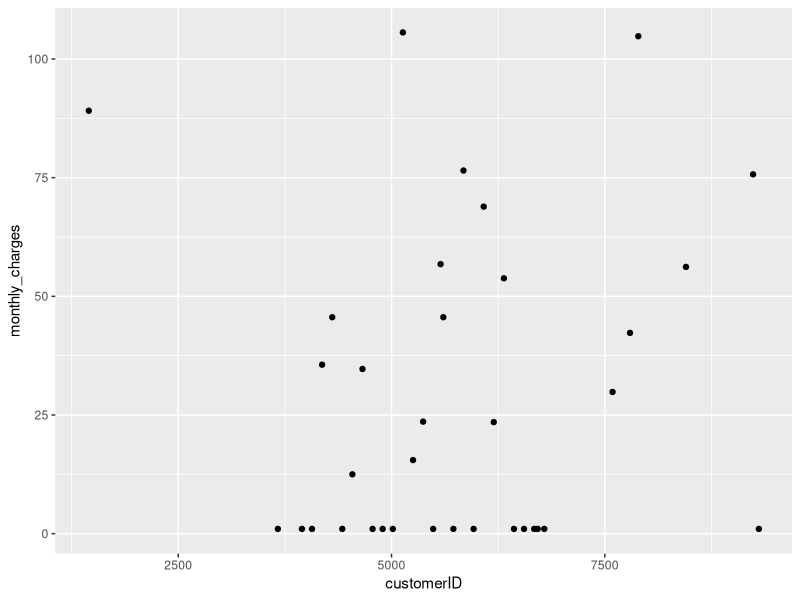
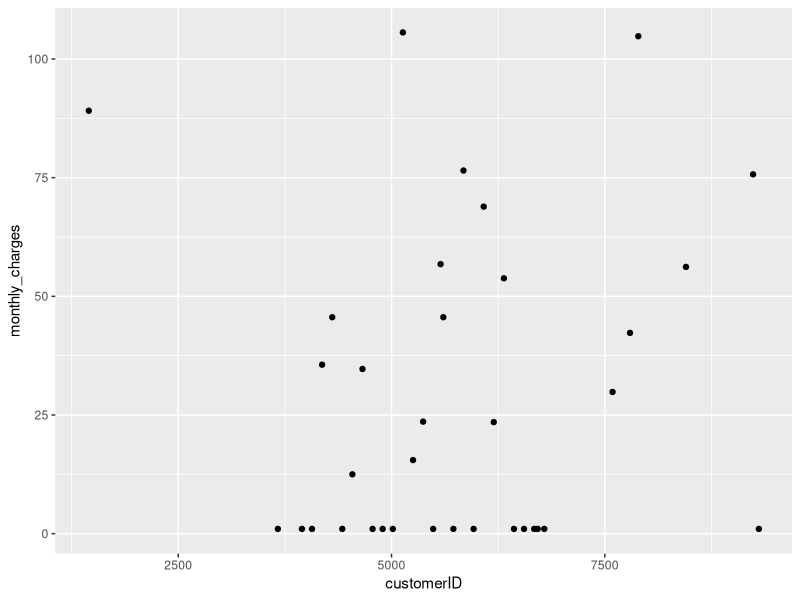

The R source for these figures, in order:
## ---- chunk 1
library(tidyverse)
## ---- chunk 2
comms_data <- read_csv("data/telecom_data.csv")
comms_data
## ---- chunk 3
comms_data %>% 
  filter(is.na(monthly_charges))
## ---- chunk 4
comms_data %>% 
  summarise(count = sum(is.na(monthly_charges)))
## ---- chunk 5
comms_data %>% 
  drop_na() # can specify a particular column if required, otherwise drops all NAs
## ---- chunk 6
comms_data_imputed_median <- comms_data %>% 
  mutate(monthly_charges = coalesce(monthly_charges, median(monthly_charges), na.rm = TRUE))
comms_data_imputed_median
# coalesce looks for missing values and replaces with what you tell it to
## ---- chunk 7
comms_data_imputed_mean <- comms_data %>% 
  mutate(monthly_charges = coalesce(monthly_charges, mean(monthly_charges), na.rm = TRUE))
comms_data_imputed_mean
# mean this time
## ---- chunk 8
ggplot(comms_data_imputed_median, aes(customerID, monthly_charges)) + geom_point()
## ---- chunk 9
ggplot(comms_data_imputed_mean, aes(customerID, monthly_charges)) + geom_point()
## ---- chunk 10
comms_data_imputed_median %>% 
  filter(is.na(total_charges))
## ---- chunk 11
total_charged_replaced <- comms_data_imputed_median %>% 
  mutate(total_charges = na_if(total_charges, "na")) %>%
  mutate(total_charges = na_if(total_charges, "N/A"))
## ---- chunk 12
total_charged_replaced %>% 
  filter(is.na(total_charges))
## ---- chunk 13
charges_numeric <- comms_data_imputed_median %>% 
  mutate(total_charges = as.numeric(total_charges))
charges_numeric

charges_numeric %>% 
  summarise(count = sum(is.na(total_charges)))

# this does the same thing as na_if up there, doesn't know what to do with missing data when converting to numeric so just turns out NA
## ---- chunk 14
charges_numeric <- charges_numeric %>% 
  filter(!is.na(total_charges))
charges_numeric
# filter out the missing data, same as drop_na
## ---- chunk 15
charges_numeric %>% 
  distinct(payment_method)

charges_numeric %>% 
  mutate(payment_method = na_if(payment_method, "--")) %>% 
  summarise(count = sum(is.na(payment_method)))
## ---- chunk 16
charges_numeric_clean <- charges_numeric %>% 
  mutate(payment_method = na_if(payment_method, '--')) %>% 
  mutate(payment_method = coalesce(payment_method, "unavailable"))
charges_numeric_clean
